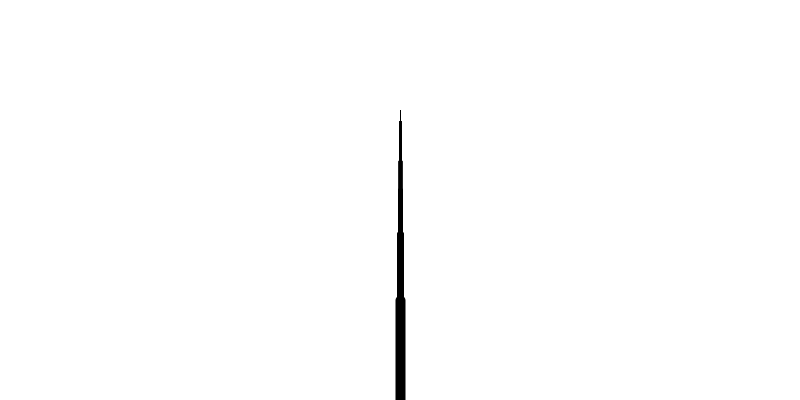
Frame 1 (no input)
Frame 60 (the mouse pressed at the canvas centre just before this capture): identical to frame 1, image omitted
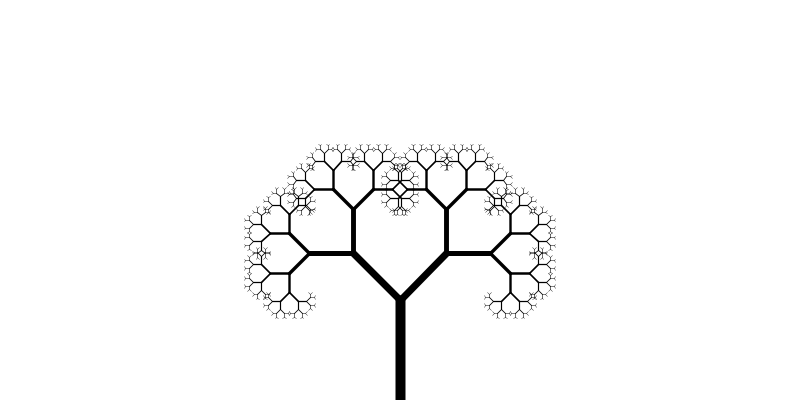
Frame 120 (the mouse held since frame 60 and released just before this capture)

The Processing sketch that drew these frames (run headless with seeded random() and noise(); from frame 60 on, the mouse is pressed at the canvas centre):

// Processing sketch: TREE
// ── TREE.pde
float theta;

void setup() {
  size(800, 400);
  smooth();
}

void draw(){
  background(255);
  
  theta = map(mouseX, 0, width, 0, PI/2);
  translate(width/2, height);
  stroke(0);
  branch(100, 10);
}

void branch(float len, float strokeWei) {
  strokeWeight(strokeWei);
  
  line(0, 0, 0, -len);
  translate(0, -len);
  
  len *= 0.66;
  
  if(len > 2) {
    pushMatrix();
    rotate(theta);
    branch(len, strokeWei * 0.7);
    popMatrix();
    
    pushMatrix();
    rotate(-theta);
    branch(len, strokeWei * 0.7);
    popMatrix();
  }
}
